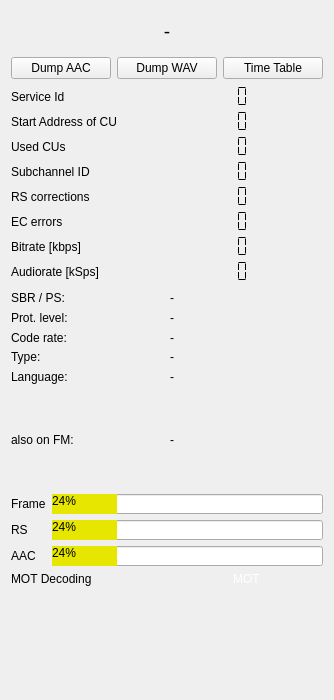
<?xml version="1.0" encoding="UTF-8"?>
<ui version="4.0">
 <class>technical_data</class>
 <widget class="QWidget" name="technical_data">
  <property name="geometry">
   <rect>
    <x>0</x>
    <y>0</y>
    <width>334</width>
    <height>700</height>
   </rect>
  </property>
  <property name="windowTitle">
   <string>Technical Details</string>
  </property>
  <layout class="QVBoxLayout" name="verticalLayout">
   <item>
    <layout class="QHBoxLayout" name="horizontalLayout_5">
     <item>
      <layout class="QHBoxLayout" name="horizontalLayout_2">
       <item>
        <widget class="QLabel" name="programName">
         <property name="maximumSize">
          <size>
           <width>16777215</width>
           <height>40</height>
          </size>
         </property>
         <property name="font">
          <font>
           <pointsize>14</pointsize>
          </font>
         </property>
         <property name="toolTip">
          <string>&lt;html&gt;&lt;head/&gt;&lt;body&gt;&lt;p&gt;&lt;span style=&quot; font-size:14pt;&quot;&gt;Service long label&lt;/span&gt;&lt;/p&gt;&lt;/body&gt;&lt;/html&gt;</string>
         </property>
         <property name="text">
          <string>-</string>
         </property>
         <property name="alignment">
          <set>Qt::AlignmentFlag::AlignCenter</set>
         </property>
        </widget>
       </item>
      </layout>
     </item>
    </layout>
   </item>
   <item>
    <layout class="QHBoxLayout" name="horizontalLayout_4">
     <item>
      <widget class="QPushButton" name="framedumpButton">
       <property name="toolTip">
        <string>&lt;html&gt;&lt;head/&gt;&lt;body&gt;&lt;p&gt;Audio services are encoded in a MP2 or an AAC format. &lt;/p&gt;&lt;p&gt;Touching this button will show a menu to store the audio frames into a file.&lt;/p&gt;&lt;p&gt;Touching the button again will close the output file. Programs like VLC can handle such files.&lt;/p&gt;&lt;/body&gt;&lt;/html&gt;</string>
       </property>
       <property name="text">
        <string>Dump AAC</string>
       </property>
      </widget>
     </item>
     <item>
      <widget class="QPushButton" name="audiodumpButton">
       <property name="toolTip">
        <string>&lt;html&gt;&lt;head/&gt;&lt;body&gt;&lt;p&gt;The audio output can be saved as a file in uncompressed PCM format. &lt;/p&gt;&lt;p&gt;Touching this button will show a menu to save the PCM data into a file.&lt;/p&gt;&lt;p&gt;The output is a regular &amp;quot;.wav&amp;quot; file which can be handled by many other audio programs.&lt;/p&gt;&lt;/body&gt;&lt;/html&gt;</string>
       </property>
       <property name="text">
        <string>Dump WAV</string>
       </property>
      </widget>
     </item>
     <item>
      <widget class="QPushButton" name="timeTable_button">
       <property name="toolTip">
        <string>&lt;html&gt;&lt;head/&gt;&lt;body&gt;&lt;p&gt;If configured - opens a new windows with SPI (formerly called EPG) preview.&lt;/p&gt;&lt;p&gt;&lt;br/&gt;Note that this is still work in progress.&lt;/p&gt;&lt;/body&gt;&lt;/html&gt;</string>
       </property>
       <property name="text">
        <string>Time Table</string>
       </property>
      </widget>
     </item>
    </layout>
   </item>
   <item>
    <layout class="QFormLayout" name="formLayout">
     <property name="verticalSpacing">
      <number>2</number>
     </property>
     <item row="0" column="0">
      <widget class="QLabel" name="label_3">
       <property name="text">
        <string>Service Id</string>
       </property>
      </widget>
     </item>
     <item row="0" column="1">
      <widget class="QLCDNumber" name="serviceIdDisplay">
       <property name="frameShape">
        <enum>QFrame::Shape::NoFrame</enum>
       </property>
       <property name="mode">
        <enum>QLCDNumber::Mode::Hex</enum>
       </property>
       <property name="segmentStyle">
        <enum>QLCDNumber::SegmentStyle::Flat</enum>
       </property>
      </widget>
     </item>
     <item row="1" column="0">
      <widget class="QLabel" name="label">
       <property name="text">
        <string>Start Address of CU</string>
       </property>
      </widget>
     </item>
     <item row="1" column="1">
      <widget class="QLCDNumber" name="startAddressDisplay">
       <property name="frameShape">
        <enum>QFrame::Shape::NoFrame</enum>
       </property>
       <property name="segmentStyle">
        <enum>QLCDNumber::SegmentStyle::Flat</enum>
       </property>
      </widget>
     </item>
     <item row="2" column="0">
      <widget class="QLabel" name="label_2">
       <property name="text">
        <string>Used CUs</string>
       </property>
      </widget>
     </item>
     <item row="2" column="1">
      <widget class="QLCDNumber" name="lengthDisplay">
       <property name="frameShape">
        <enum>QFrame::Shape::NoFrame</enum>
       </property>
       <property name="segmentStyle">
        <enum>QLCDNumber::SegmentStyle::Flat</enum>
       </property>
      </widget>
     </item>
     <item row="3" column="0">
      <widget class="QLabel" name="label_6">
       <property name="text">
        <string>Subchannel ID</string>
       </property>
      </widget>
     </item>
     <item row="3" column="1">
      <widget class="QLCDNumber" name="subChIdDisplay">
       <property name="frameShape">
        <enum>QFrame::Shape::NoFrame</enum>
       </property>
       <property name="segmentStyle">
        <enum>QLCDNumber::SegmentStyle::Flat</enum>
       </property>
      </widget>
     </item>
     <item row="4" column="0">
      <widget class="QLabel" name="label_4">
       <property name="text">
        <string>RS corrections</string>
       </property>
      </widget>
     </item>
     <item row="4" column="1">
      <widget class="QLCDNumber" name="rsCorrections">
       <property name="toolTip">
        <string>The number of corrections made by the reed-solomon algorithm over 100 DAB+ frames (so the number does not relate to the classic DAB/MP2 frames)</string>
       </property>
       <property name="frameShape">
        <enum>QFrame::Shape::NoFrame</enum>
       </property>
       <property name="segmentStyle">
        <enum>QLCDNumber::SegmentStyle::Flat</enum>
       </property>
      </widget>
     </item>
     <item row="5" column="0">
      <widget class="QLabel" name="label_11">
       <property name="text">
        <string>EC errors </string>
       </property>
      </widget>
     </item>
     <item row="5" column="1">
      <widget class="QLCDNumber" name="ecCorrections">
       <property name="toolTip">
        <string>&lt;html&gt;&lt;head/&gt;&lt;body&gt;&lt;p&gt;RS decoding/recovery uses parity bits. If, however, a parity bit is faulty, recovery of errors may lead to introducing errors. The crc check following the recovery should reveal that.&lt;/p&gt;&lt;/body&gt;&lt;/html&gt;</string>
       </property>
       <property name="frameShape">
        <enum>QFrame::Shape::NoFrame</enum>
       </property>
       <property name="segmentStyle">
        <enum>QLCDNumber::SegmentStyle::Flat</enum>
       </property>
      </widget>
     </item>
     <item row="6" column="0">
      <widget class="QLabel" name="l6">
       <property name="text">
        <string>Bitrate [kbps]</string>
       </property>
      </widget>
     </item>
     <item row="6" column="1">
      <widget class="QLCDNumber" name="bitrateDisplay">
       <property name="toolTip">
        <string>&lt;html&gt;&lt;head/&gt;&lt;body&gt;&lt;p&gt;The bitrate of the encoding of the AAC datastream is shown here&lt;/p&gt;&lt;/body&gt;&lt;/html&gt;</string>
       </property>
       <property name="frameShape">
        <enum>QFrame::Shape::NoFrame</enum>
       </property>
       <property name="segmentStyle">
        <enum>QLCDNumber::SegmentStyle::Flat</enum>
       </property>
      </widget>
     </item>
     <item row="7" column="0">
      <widget class="QLabel" name="label_10">
       <property name="text">
        <string>Audiorate [kSps]</string>
       </property>
      </widget>
     </item>
     <item row="7" column="1">
      <widget class="QLCDNumber" name="audioRate">
       <property name="toolTip">
        <string>&lt;html&gt;&lt;head/&gt;&lt;body&gt;&lt;p&gt;The audio sample rate in kilo samples per second [kSps]&lt;/p&gt;&lt;/body&gt;&lt;/html&gt;</string>
       </property>
       <property name="frameShape">
        <enum>QFrame::Shape::NoFrame</enum>
       </property>
       <property name="segmentStyle">
        <enum>QLCDNumber::SegmentStyle::Flat</enum>
       </property>
      </widget>
     </item>
    </layout>
   </item>
   <item>
    <layout class="QGridLayout" name="gridLayout_2">
     <property name="verticalSpacing">
      <number>2</number>
     </property>
     <item row="2" column="0">
      <widget class="QLabel" name="label_12">
       <property name="text">
        <string>Code rate:</string>
       </property>
      </widget>
     </item>
     <item row="3" column="0">
      <widget class="QLabel" name="label_8">
       <property name="text">
        <string>Type:</string>
       </property>
      </widget>
     </item>
     <item row="1" column="0">
      <widget class="QLabel" name="label_5">
       <property name="minimumSize">
        <size>
         <width>0</width>
         <height>17</height>
        </size>
       </property>
       <property name="text">
        <string>Prot. level:</string>
       </property>
      </widget>
     </item>
     <item row="3" column="1">
      <widget class="QLabel" name="ASCTy">
       <property name="text">
        <string>-</string>
       </property>
      </widget>
     </item>
     <item row="4" column="1">
      <widget class="QLabel" name="language">
       <property name="toolTip">
        <string>&lt;html&gt;&lt;head/&gt;&lt;body&gt;&lt;p&gt;Language (defined by provider)&lt;/p&gt;&lt;/body&gt;&lt;/html&gt;</string>
       </property>
       <property name="text">
        <string>-</string>
       </property>
      </widget>
     </item>
     <item row="1" column="1">
      <widget class="QLabel" name="uepField">
       <property name="toolTip">
        <string>&lt;html&gt;&lt;head/&gt;&lt;body&gt;&lt;p&gt;Shows Protection Level and Type (A or B)&lt;/p&gt;&lt;/body&gt;&lt;/html&gt;</string>
       </property>
       <property name="text">
        <string>-</string>
       </property>
      </widget>
     </item>
     <item row="2" column="1">
      <widget class="QLabel" name="codeRate">
       <property name="text">
        <string>-</string>
       </property>
      </widget>
     </item>
     <item row="4" column="0">
      <widget class="QLabel" name="label_9">
       <property name="text">
        <string>Language:</string>
       </property>
      </widget>
     </item>
     <item row="0" column="0">
      <widget class="QLabel" name="label_13">
       <property name="text">
        <string>SBR / PS:</string>
       </property>
      </widget>
     </item>
     <item row="0" column="1">
      <widget class="QLabel" name="lblSbrUsed">
       <property name="toolTip">
        <string>&lt;html&gt;&lt;head/&gt;&lt;body&gt;&lt;p&gt;Shows whether audio uses &lt;span style=&quot; font-weight:600;&quot;&gt;S&lt;/span&gt;pectral &lt;span style=&quot; font-weight:600;&quot;&gt;B&lt;/span&gt;and&lt;span style=&quot; font-weight:600;&quot;&gt; R&lt;/span&gt;eplication and &lt;span style=&quot; font-weight:600;&quot;&gt;P&lt;/span&gt;arametric &lt;span style=&quot; font-weight:600;&quot;&gt;S&lt;/span&gt;tereo&lt;/p&gt;&lt;/body&gt;&lt;/html&gt;</string>
       </property>
       <property name="text">
        <string>-</string>
       </property>
      </widget>
     </item>
    </layout>
   </item>
   <item>
    <layout class="QHBoxLayout" name="horizontalLayout_3">
     <item>
      <widget class="QLabel" name="fmLabel">
       <property name="toolTip">
        <string>&lt;html&gt;&lt;head/&gt;&lt;body&gt;&lt;p&gt;This DAB service is on FM as well. Feature only used by some DAB services.&lt;/p&gt;&lt;/body&gt;&lt;/html&gt;</string>
       </property>
       <property name="text">
        <string>also on FM:</string>
       </property>
      </widget>
     </item>
     <item>
      <widget class="QLabel" name="fmFrequency">
       <property name="text">
        <string>-</string>
       </property>
      </widget>
     </item>
    </layout>
   </item>
   <item>
    <layout class="QGridLayout" name="gridLayout">
     <item row="2" column="2">
      <widget class="QProgressBar" name="aacError_display">
       <property name="minimumSize">
        <size>
         <width>0</width>
         <height>0</height>
        </size>
       </property>
       <property name="maximumSize">
        <size>
         <width>16777215</width>
         <height>20</height>
        </size>
       </property>
       <property name="toolTip">
        <string>&lt;html&gt;&lt;head/&gt;&lt;body&gt;&lt;p&gt;Indicator of the success rate of handling the AAC frames in the DAB+ transmissions.&lt;/p&gt;&lt;/body&gt;&lt;/html&gt;</string>
       </property>
       <property name="styleSheet">
        <string notr="true">QProgressBar::chunk { background: #e6e600; }</string>
       </property>
       <property name="value">
        <number>24</number>
       </property>
      </widget>
     </item>
     <item row="0" column="2">
      <widget class="QProgressBar" name="frameError_display">
       <property name="minimumSize">
        <size>
         <width>0</width>
         <height>0</height>
        </size>
       </property>
       <property name="maximumSize">
        <size>
         <width>16777215</width>
         <height>20</height>
        </size>
       </property>
       <property name="toolTip">
        <string>&lt;html&gt;&lt;head/&gt;&lt;body&gt;&lt;p&gt;Frame errors. Indication of the quality of the DAB+ frame detection. 100 is good.&lt;/p&gt;&lt;/body&gt;&lt;/html&gt;</string>
       </property>
       <property name="styleSheet">
        <string notr="true">QProgressBar::chunk { background: #e6e600; }</string>
       </property>
       <property name="value">
        <number>24</number>
       </property>
      </widget>
     </item>
     <item row="0" column="0" colspan="2">
      <widget class="QLabel" name="frameErrorLabel">
       <property name="text">
        <string>Frame</string>
       </property>
      </widget>
     </item>
     <item row="1" column="2">
      <widget class="QProgressBar" name="rsError_display">
       <property name="minimumSize">
        <size>
         <width>0</width>
         <height>0</height>
        </size>
       </property>
       <property name="maximumSize">
        <size>
         <width>16777215</width>
         <height>20</height>
        </size>
       </property>
       <property name="toolTip">
        <string>&lt;html&gt;&lt;head/&gt;&lt;body&gt;&lt;p&gt;Quality of the DAB+ frames. &lt;/p&gt;&lt;p&gt;Indicator for the amount of times meaning the frames contain more errors than the Reed Solomon correction can correct. &lt;/p&gt;&lt;p&gt;100 is good.&lt;/p&gt;&lt;/body&gt;&lt;/html&gt;</string>
       </property>
       <property name="styleSheet">
        <string notr="true">QProgressBar::chunk { background: #e6e600; }</string>
       </property>
       <property name="value">
        <number>24</number>
       </property>
      </widget>
     </item>
     <item row="1" column="0" colspan="2">
      <widget class="QLabel" name="rsErrorLabel">
       <property name="text">
        <string>RS</string>
       </property>
      </widget>
     </item>
     <item row="2" column="0" colspan="2">
      <widget class="QLabel" name="aacErrorLabel">
       <property name="text">
        <string>AAC</string>
       </property>
      </widget>
     </item>
    </layout>
   </item>
   <item>
    <layout class="QHBoxLayout" name="horizontalLayout">
     <item>
      <widget class="QLabel" name="label_7">
       <property name="text">
        <string>MOT Decoding</string>
       </property>
      </widget>
     </item>
     <item>
      <widget class="QLabel" name="motAvailable">
       <property name="sizePolicy">
        <sizepolicy hsizetype="Preferred" vsizetype="Fixed">
         <horstretch>0</horstretch>
         <verstretch>0</verstretch>
        </sizepolicy>
       </property>
       <property name="toolTip">
        <string>&lt;html&gt;&lt;head/&gt;&lt;body&gt;&lt;p&gt;Slide show indicator&lt;/p&gt;&lt;p&gt;Green means MOT frames are received.&lt;/p&gt;&lt;/body&gt;&lt;/html&gt;</string>
       </property>
       <property name="text">
        <string>&lt;html&gt;&lt;head/&gt;&lt;body&gt;&lt;p&gt;&lt;span style=&quot; color:#ffffff;&quot;&gt;MOT&lt;/span&gt;&lt;/p&gt;&lt;/body&gt;&lt;/html&gt;</string>
       </property>
       <property name="alignment">
        <set>Qt::AlignmentFlag::AlignCenter</set>
       </property>
      </widget>
     </item>
    </layout>
   </item>
   <item>
    <widget class="QwtPlot" name="audio">
     <property name="maximumSize">
      <size>
       <width>291</width>
       <height>151</height>
      </size>
     </property>
    </widget>
   </item>
  </layout>
 </widget>
 <customwidgets>
  <customwidget>
   <class>QwtPlot</class>
   <extends>QFrame</extends>
   <header>qwt_plot.h</header>
   <container>1</container>
  </customwidget>
 </customwidgets>
 <resources/>
 <connections/>
</ui>
